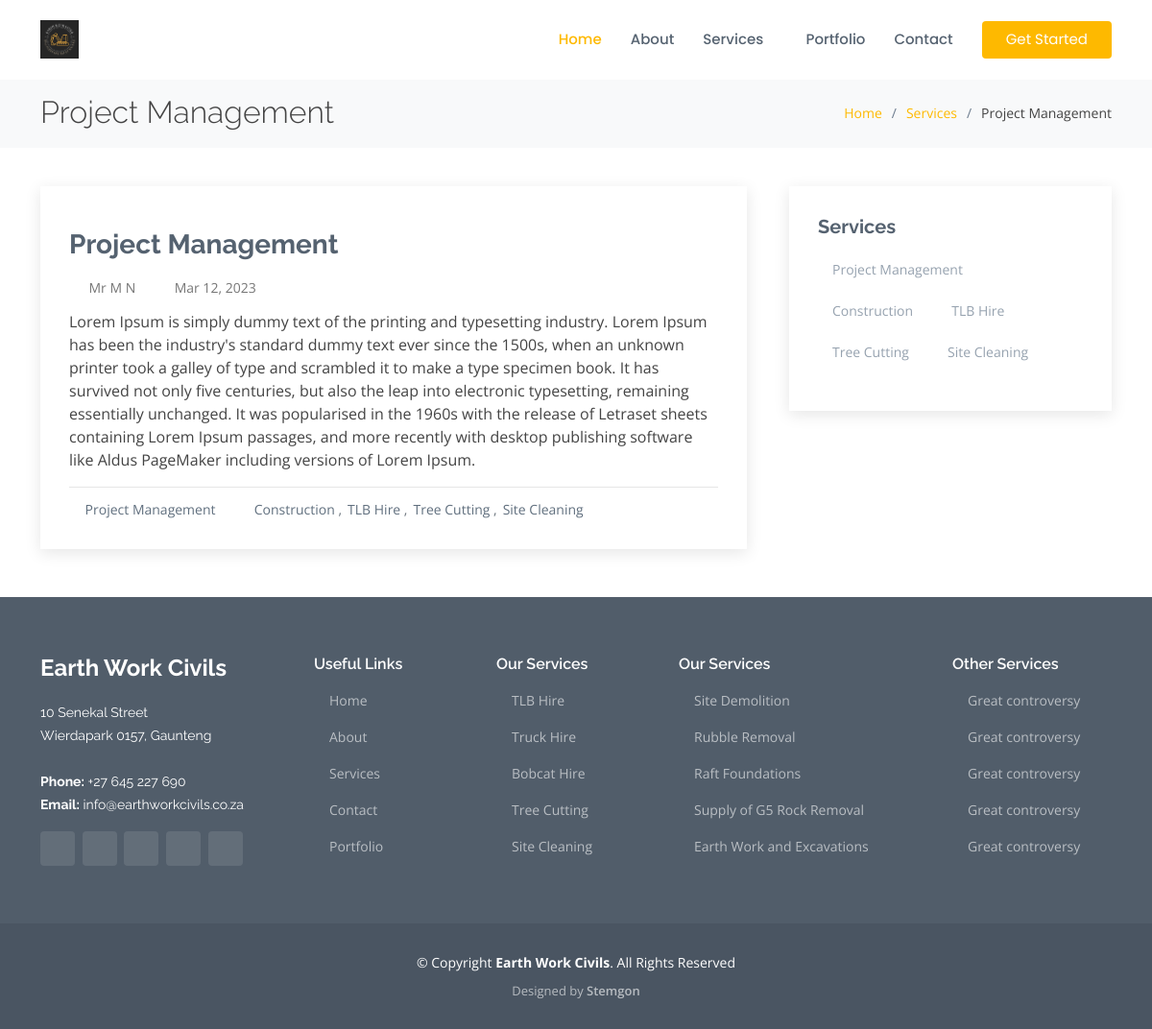
Page /1/project-management on the committed database.
### support/models.py (models this page shows, shortened)
class Service(models.Model):
    subject = models.CharField(max_length=200)
    icon = models.CharField(max_length=200, default='bi bi-briefcase')
    message = models.TextField()
    photo = ResizedImageField(size=[1024, 768], crop=['middle', 'center'], upload_to='services/photo', default='services/photo/services.jpg')
    slug = models.SlugField(max_length=250, null=True, blank=True)
    date_sent = models.DateTimeField(auto_now_add=True)
    date_updated = models.DateTimeField(auto_now=True)
    class Meta:
        verbose_name = 'Service'
        verbose_name_plural = 'Services'
    def get_absolute_url(self):
        from django.shortcuts import reverse
        return reverse('service', kwargs={'id': self.pk, 'slug': self.slug})

### support/views.py (the view)
# urls.py: path('<int:id>/<slug:slug>', serv_views.service, name='service'),
def service(request, id, slug):
    context = dict()
    try:
        work = Service.objects.get(id=id)
        context['service'] = work
        context['title'] = work.subject
    except:
        pass
    context['services'] = Service.objects.all()
    return render(request, 'basic/service.html', context)

### templates/basic/service.html (shortened to what this page needs)
{% extends 'base.html' %}
{% load static %}
{% block content %}
<section id="breadcrumbs" class="breadcrumbs">
    <div class="container">
        <div class="d-flex justify-content-between align-items-center">
            <h2>{{ service.subject }}</h2>
            <ol>
                <li><a href=".">Home</a></li>
                <li><a href=".">Services</a></li>
                <li>{{ service.subject }}</li>
            </ol>
        </div>
    </div>
</section>
<section id="blog" class="blog">
    <div class="container" data-aos="fade-up">
        <div class="row">
            <div class="col-lg-8 entries">
                <article class="entry entry-single">
                    <div class="entry-img">
                    </div>
                    <h2 class="entry-title">
                        <a href="{{ service.get_absolute_url }}">{{ service.subject }}</a>
                    </h2>
                    <div class="entry-meta">
                        <ul>
                            <li class="d-flex align-items-center"><i class="bi bi-person"></i> <a href=".">Mr M N</a></li>
                            <li class="d-flex align-items-center"><i class="bi bi-clock"></i> <a href="."><time datetime="2020-01-01">{{ service.date_sent|date:"M d, Y" }}</time></a></li>
                        </ul>
                    </div>
                    <div class="entry-content">
                        <p>
                            {{ service.message|safe }}
                        </p>
                    </div>
                    <div class="entry-footer">
                        <i class="bi bi-folder"></i>
                        <ul class="cats">
                            <li><a href="{{ service.get_absolute_url }}">{{ service.subject }}</a></li>
                        </ul>
                        <i class="bi bi-tags"></i>
                        <ul class="tags">
                            {% for new_service in services %}
                            {% if new_service != service %}
                            <li><a href="{{ new_service.get_absolute_url }}">{{ new_service.subject }}</a></li>
                            {% endif %}
                            {% endfor %}
                        </ul>
                    </div>
                </article>
            </div>
            <div class="col-lg-4">
                <div class="sidebar">
                    <h3 class="sidebar-title">Services</h3>
                    <div class="sidebar-item tags">
                        <ul>
                            {% for nservice in services %}
                            <li><a href="{{ nservice.get_absolute_url }}">{{ nservice.subject }}</a></li>
                            {% endfor %}
                        </ul>
                    </div>
                </div>
            </div>
        </div>
    </div>
</section>
{% endblock content %}

### templates/base.html (shortened to what this page needs)
<!DOCTYPE html>
<html lang="en">
{% load static %}
<head>
    <link href="{% static '/vendor/animate.css/animate.min.css'  %}" rel="stylesheet">
    <link href="{% static '/vendor/bootstrap/css/bootstrap.min.css'  %}" rel="stylesheet">
    <link href="{% static '/vendor/bootstrap-icons/bootstrap-icons.css'  %}" rel="stylesheet">
    <link href="{% static '/vendor/boxicons/css/boxicons.min.css'  %}" rel="stylesheet">
    <link href="{% static '/vendor/glightbox/css/glightbox.min.css'  %}" rel="stylesheet">
    <link href="{% static '/vendor/remixicon/remixicon.css'  %}" rel="stylesheet">
    <link href="{% static '/vendor/swiper/swiper-bundle.min.css'  %}" rel="stylesheet">
    <link href="{% static '/css/style.css'  %}" rel="stylesheet">
    <link rel="stylesheet" href="https://cdn.jsdelivr.net/npm/simple-notify@0.5.5/dist/simple-notify.min.css" />
</head>
<body>
    <header id="header" class="fixed-top d-flex align-items-center">
        <div class="container d-flex align-items-center">
            <a href="{% url 'home' %}" class="logo me-auto"><img src="{% static '/img/logo.png'  %}" alt="" class="img-fluid"></a>
            <nav id="navbar" class="navbar">
                <ul>
                    <li><a href="{% url 'home' %}" class="active">Home</a></li>
                    <li><a href="{% url 'about' %}">About</a></li>
                    <li class="dropdown"><a href="#"><span>Services</span> <i class="bi bi-chevron-down"></i></a>
                    </li>
                    <li><a href="{% url 'portfolio' %}">Portfolio</a></li>
                    <li><a href="{% url 'contact' %}">Contact</a></li>
                    <li><a href="{% url 'contact' %}" class="getstarted">Get Started</a></li>
                </ul>
            </nav>
        </div>
    </header>
    {% block content %} {% endblock content %}
    <footer id="footer">
        <div class="footer-top">
            <div class="container">
                <div class="row">
                    <div class="col-lg-3 col-md-6">
                        <div class="footer-info">
                            <h3>{{company}}</h3>
                            <p>
                                {{street}} <br> {{state}} {{zip}}, {{cc}}<br><br>
                                <strong>Phone:</strong> +27 645 227 690 <br>
                                <strong>Email:</strong> info@earthworkcivils.co.za<br>
                            </p>
                            <div class="social-links mt-3">
                                <a href="#" class="twitter"><i class="bx bxl-twitter"></i></a>
                                <a href="#" class="facebook"><i class="bx bxl-facebook"></i></a>
                                <a href="#" class="instagram"><i class="bx bxl-instagram"></i></a>
                                <a href="#" class="google-plus"><i class="bx bxl-skype"></i></a>
                                <a href="#" class="linkedin"><i class="bx bxl-linkedin"></i></a>
                            </div>
                        </div>
                    </div>
                    <div class="col-lg-2 col-md-6 footer-links">
                        <h4>Useful Links</h4>
                        <ul>
                            <li><i class="bx bx-chevron-right"></i> <a href="{% url 'home' %}">Home</a></li>
                            <li><i class="bx bx-chevron-right"></i> <a href="{% url 'about' %}">About </a></li>
                            <li><i class="bx bx-chevron-right"></i> <a href="{% url 'services' %}">Services</a></li>
                            <li><i class="bx bx-chevron-right"></i> <a href="{% url 'contact' %}">Contact</a></li>
                            <li><i class="bx bx-chevron-right"></i> <a href="{% url 'portfolio' %}">Portfolio</a></li>
                        </ul>
                    </div>
                    <div class="col-lg-2 col-md-6 footer-links">
                        <h4>Our Services</h4>
                        <ul>
                            <li><i class="bx bx-chevron-right"></i> <a href="{% url 'services' %}">TLB Hire</a></li>
                            <li><i class="bx bx-chevron-right"></i> <a href="{% url 'services' %}">Truck Hire</a></li>
                            <li><i class="bx bx-chevron-right"></i> <a href="{% url 'services' %}">Bobcat Hire</a></li>
                            <li><i class="bx bx-chevron-right"></i> <a href="{% url 'services' %}">Tree Cutting</a></li>
                            <li><i class="bx bx-chevron-right"></i> <a href="{% url 'services' %}">Site Cleaning</a></li>
                        </ul>
                    </div>
                    <div class="col-lg-3 col-md-6 footer-links">
                        <h4>Our Services</h4>
                        <ul>
                            <li><i class="bx bx-chevron-right"></i> <a href="{% url 'services' %}">Site Demolition</a></li>
                            <li><i class="bx bx-chevron-right"></i> <a href="{% url 'services' %}">Rubble Removal
                                </a></li>
                            <li><i class="bx bx-chevron-right"></i> <a href="{% url 'services' %}">Raft Foundations</a></li>
                            <li><i class="bx bx-chevron-right"></i> <a href="{% url 'services' %}">Supply of G5 Rock Removal</a></li>
                            <li><i class="bx bx-chevron-right"></i> <a href="{% url 'services' %}">Earth Work and Excavations</a></li>
                        </ul>
                    </div>
                    <div class="col-lg-2 col-md-6 footer-links">
                        <h4>Other Services</h4>
                        <ul>
                            <li><i class="bx bx-chevron-right"></i> <a href="https://greatcontroversy.co.za">Great controversy</a></li>
                            <li><i class="bx bx-chevron-right"></i> <a href="https://greatcontroversy.co.za">Great controversy</a></li>
                            <li><i class="bx bx-chevron-right"></i> <a href="https://greatcontroversy.co.za">Great controversy</a></li>
                            <li><i class="bx bx-chevron-right"></i> <a href="https://greatcontroversy.co.za">Great controversy</a></li>
                            <li><i class="bx bx-chevron-right"></i> <a href="https://greatcontroversy.co.za">Great controversy</a></li>
                        </ul>
                    </div>
                </div>
            </div>
        </div>
        <div class="container">
            <div class="copyright">
                &copy; Copyright <strong><span>{{ company }}</span></strong>. All Rights Reserved
            </div>
            <div class="credits">
                Designed by <a href="https://stemgon.online/">Stemgon</a>
            </div>
        </div>
    </footer>
    <link rel="stylesheet" href="//code.jquery.com/ui/1.12.1/themes/base/jquery-ui.css">
</body>
</html>

### rows in the picture
Service: subject "Project Management", date_sent "Mar 12, 2023", message "Lorem Ipsum is simply dummy text of the printing and typesetting industry. Lorem Ipsum has been the industry's standard dummy text ever since the 1500s, when an unknown printer took a galley of type and scrambled it to make a type specimen book. It has survived not only five centuries, but also the leap into electronic typesetting, remaining essentially unchanged. It was popularised in the 1960s with the release of Letraset sheets containing Lorem Ipsum passages, and more recently with desktop publishing software like Aldus PageMaker including versions of Lorem Ipsum."
Service: subject "Construction"
Service: subject "TLB Hire"
Service: subject "Tree Cutting"
Service: subject "Site Cleaning"

### other values in the picture
{{ company }} "Earth Work Civils"
{{ street }} "10 Senekal Street"
{{ state }} "Wierdapark"
{{ zip }} "0157"
{{ cc }} "Gaunteng"
